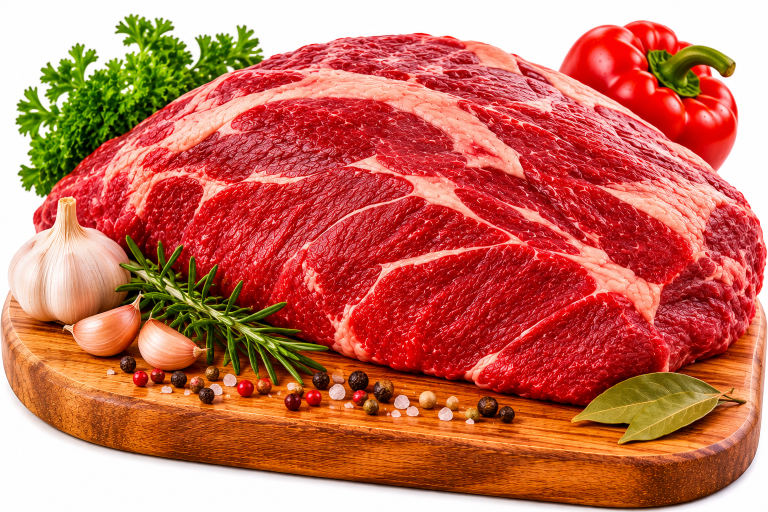
#> input picture _backup_carnes/acem.png, 1536 x 1024 px (shown at 1/2 size); its folder holds 4 pictures in this run
$ python remover_fundo.py
#> lines starting #> are read from the running program, lines starting #| are printed output that depends on the picture; after the words box and inside, x2 and y2 are one past the last pixel; in counts of white or black regions, pixels touching at a corner belong together
from pathlib import Path
import shutil
import numpy as np
from PIL import Image
from scipy import ndimage as ndi

RAIZ = Path(__file__).parent
PASTA = RAIZ / "public" / "assets" / "carnes"
BACKUP = RAIZ / "_backup_carnes"   # cópia das originais, fora do public

LIMITE = 235          # quanto mais baixo, mais tons claros viram fundo (ex.: 225)
REMOVER_VAOS = False  # True = também apaga branco "preso" entre partes (ex.: vão entre corações)
VAO_MIN = 0.003       # tamanho mínimo do vão, como fração da imagem (só se REMOVER_VAOS = True)


def remover_fundo(img: Image.Image) -> Image.Image:
    a = np.array(img.convert("RGBA"))
    claro = a[..., :3].min(axis=2) >= LIMITE
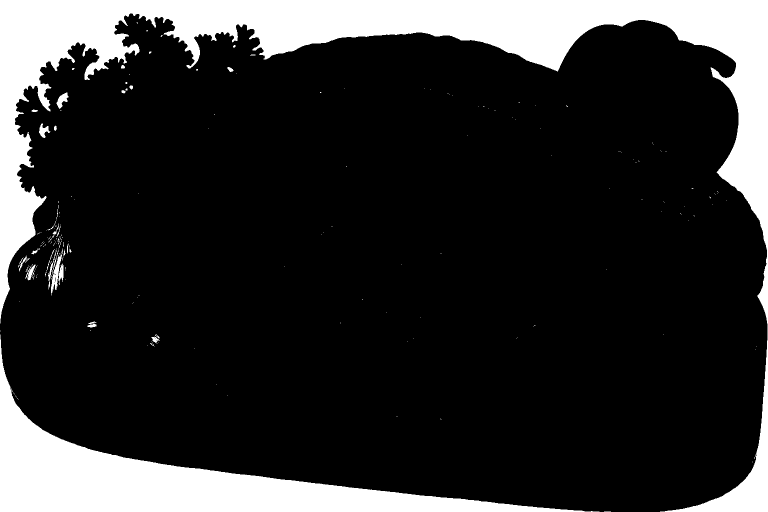
#> claro: shape (1024, 1536) bool (shown at 1/2 size); 17.9% white; 218 white regions (186 under 20 px), largest, box (x1, y1, x2, y2) and area: (0, 0, 1536, 1024) 191943, (0, 669, 1199, 1024) 86486, (102, 497, 126, 591) 642
    claro |= a[..., 3] == 0

    lab, n = ndi.label(claro)
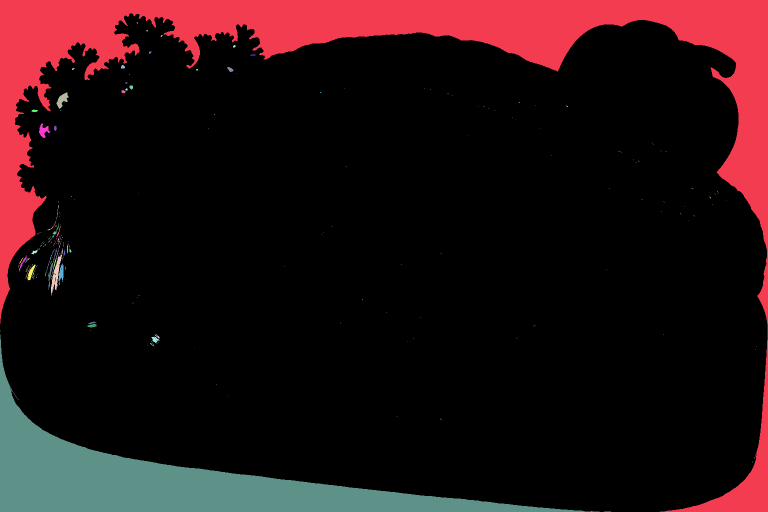
#> lab: shape (1024, 1536) int32 (shown at 1/2 size); 359 distinct labels, from 0 to 358; one colour per label, 0 black
#> n = 358
    borda = np.unique(np.concatenate([lab[0, :], lab[-1, :], lab[:, 0], lab[:, -1]]))
#> borda = [0, 1, 302, 303, 358]
    fundo = np.isin(lab, borda[borda != 0])
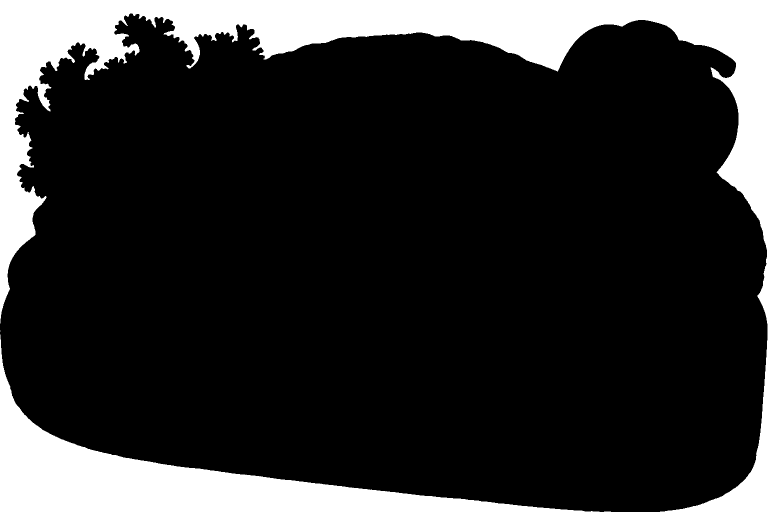
#> fundo: shape (1024, 1536) bool (shown at 1/2 size); 17.7% white; 4 white regions (2 under 20 px), largest, box (x1, y1, x2, y2) and area: (0, 0, 1536, 1024) 191934, (0, 669, 1199, 1024) 86476

    if REMOVER_VAOS:
        tam = ndi.sum(claro, lab, range(1, n + 1))
        grandes = [i + 1 for i, t in enumerate(tam) if t >= VAO_MIN * claro.size]
        fundo |= np.isin(lab, grandes)

    objeto = ndi.binary_erosion(~fundo, iterations=1)       # tira o halo branco da borda
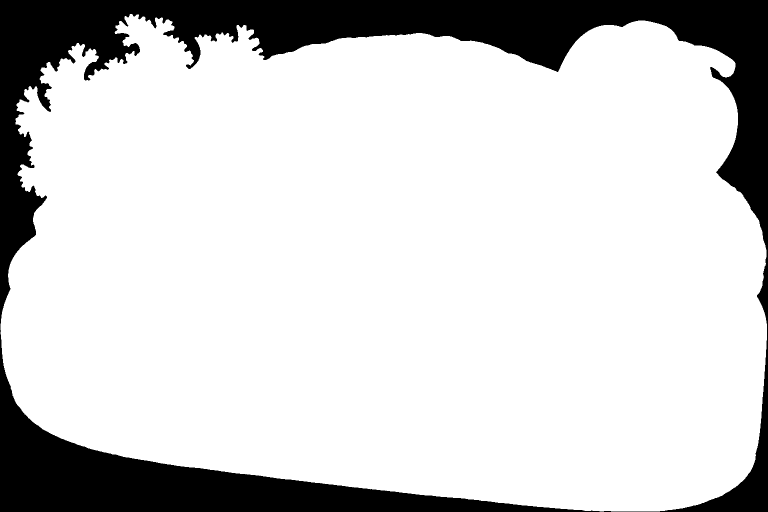
#> objeto: shape (1024, 1536) bool (shown at 1/2 size); 81.9% white; 1 black region, box (x1, y1, x2, y2) and area: (0, 0, 1536, 1024) 284268
    alpha = ndi.gaussian_filter(objeto.astype(float), 0.8)  # suaviza o contorno
    a[..., 3] = (np.clip(alpha, 0, 1) * 255).astype(np.uint8)
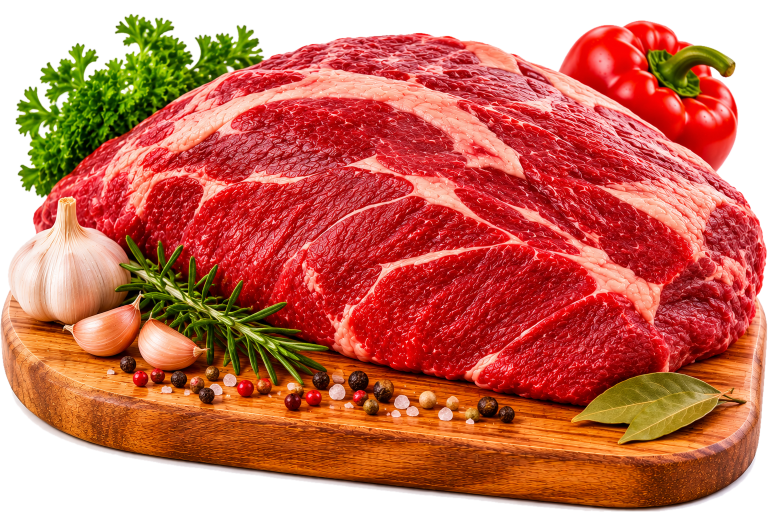
#> a: shape (1024, 1536, 4) (shown at 1/2 size); mean R, G, B, A 199.8, 110.8, 89.6, 208.9; transparent parts drawn white

    out = Image.fromarray(a, "RGBA")
    caixa = out.getbbox()          # recorta o espaço vazio em volta
#> caixa = (0, 26, 1536, 1024)
    return out.crop(caixa) if caixa else out
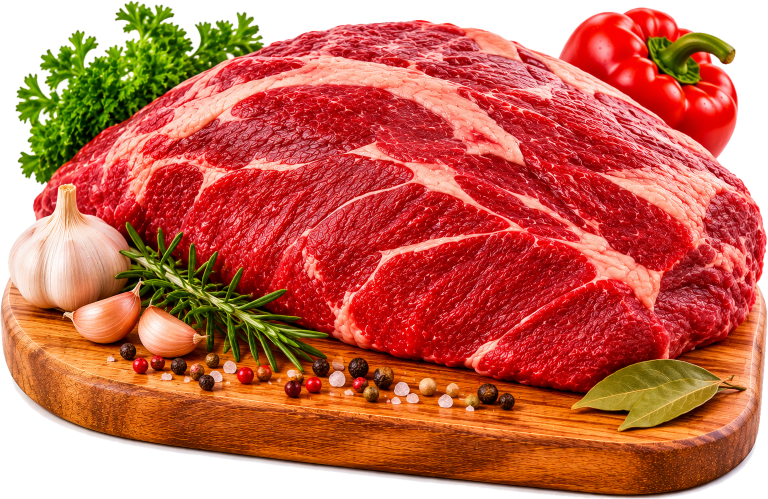
#> returned value: PIL image 1536x998 RGBA (shown at 1/2 size); mean R, G, B, A 198.4, 107.1, 85.4, 214.3; transparent parts drawn white


def main():
    BACKUP.mkdir(exist_ok=True)
    arquivos = sorted(PASTA.glob("*.png"))
    for f in arquivos:
        destino = BACKUP / f.name
        if not destino.exists():
            shutil.copy2(f, destino)   # backup só na primeira vez
        # sempre parte da original, então pode rodar de novo com outro LIMITE
        remover_fundo(Image.open(destino)).save(f)
        print("ok", f.name)
    print(f"\n{len(arquivos)} imagens processadas. Originais em {BACKUP}")


if __name__ == "__main__":
    main()

$ run again, on _backup_carnes/bacon.png
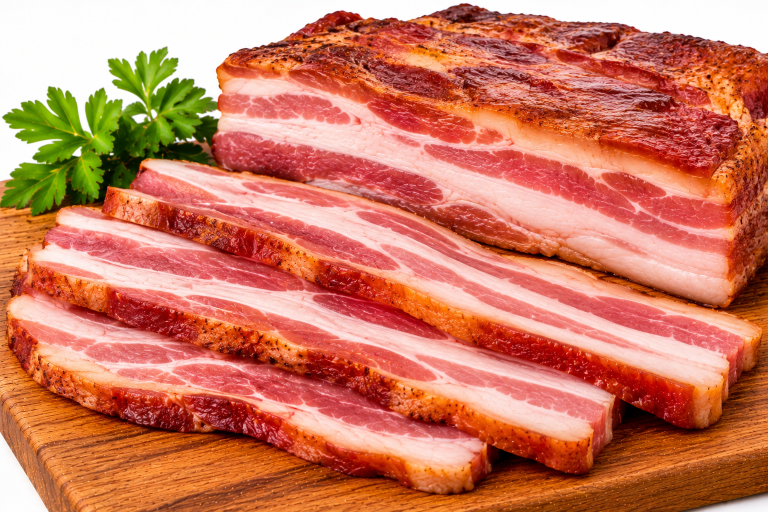
#> input picture _backup_carnes/bacon.png, 1536 x 1024 px (shown at 1/2 size)
#> claro: shape (1024, 1536) bool; 9.4% white; 65 white regions (46 under 20 px), largest, box (x1, y1, x2, y2) and area: (0, 0, 1536, 362) 137745, (0, 866, 96, 1024) 7730, (1442, 1007, 1536, 1024) 896
#> in remover_fundo, `lab, n = ndi.label(claro)`:
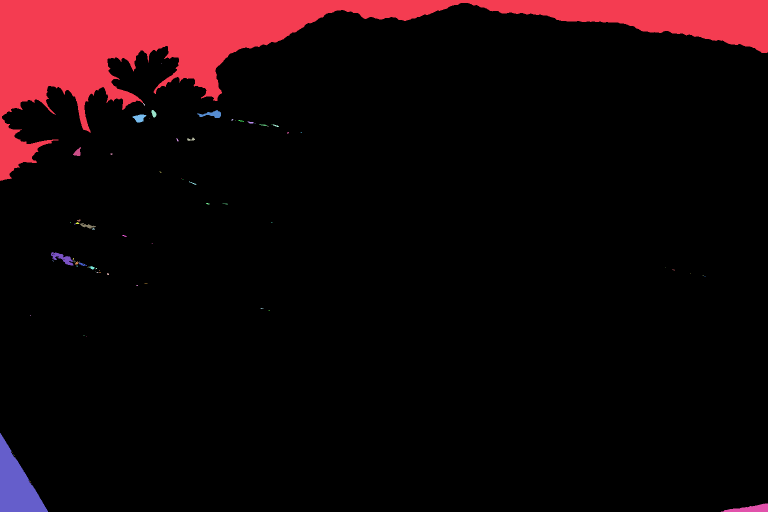
#> lab: shape (1024, 1536) int32 (shown at 1/2 size); 89 distinct labels, from 0 to 88; one colour per label, 0 black
#> n = 88
#> borda = [0, 1, 78, 88]
#> fundo: shape (1024, 1536) bool; 9.3% white; 3 white regions, box (x1, y1, x2, y2) and area: (0, 0, 1536, 362) 137734, (0, 866, 96, 1024) 7723, (1442, 1007, 1536, 1024) 896
#> objeto: shape (1024, 1536) bool; 90.3% white; 1 black region, box (x1, y1, x2, y2) and area: (0, 0, 1536, 1024) 152157
#> caixa = (0, 5, 1536, 1024)
#> in remover_fundo, `return out.crop(caixa) if caixa else out`:
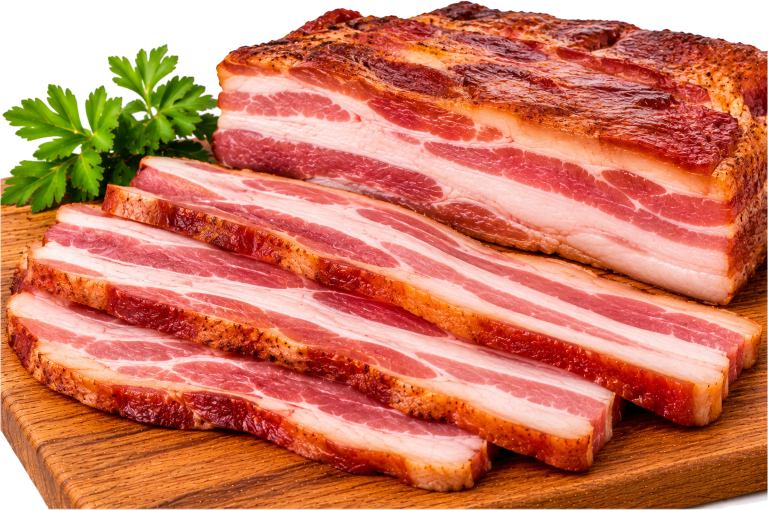
#> returned value: PIL image 1536x1019 RGBA (shown at 1/2 size); mean R, G, B, A 205.5, 121.9, 94.8, 231.5; transparent parts drawn white

$ run again, on _backup_carnes/bisteca.png
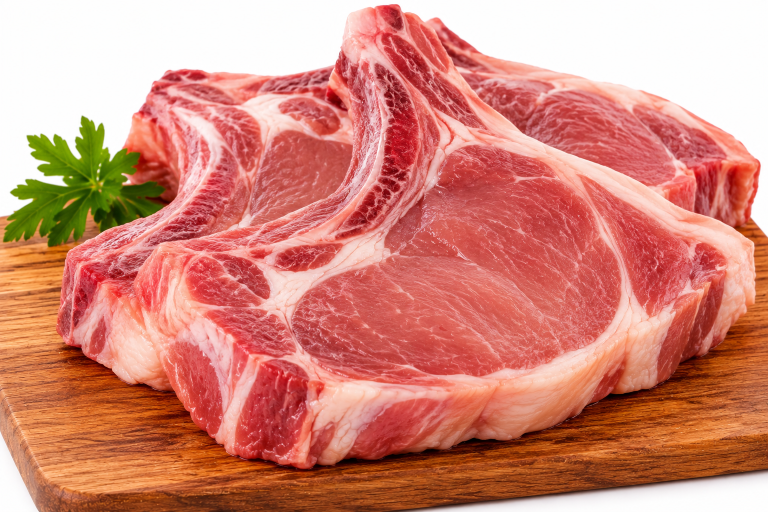
#> input picture _backup_carnes/bisteca.png, 1536 x 1024 px (shown at 1/2 size)
#> claro: shape (1024, 1536) bool; 18.6% white; 52 white regions (44 under 20 px), largest, box (x1, y1, x2, y2) and area: (0, 0, 1536, 472) 265964, (912, 957, 1536, 1024) 20093, (0, 864, 77, 1024) 6021
#> lab: shape (1024, 1536) int32; 74 distinct labels, from 0 to 73
#> n = 73
#> borda = [0, 1, 72, 73]
#> in remover_fundo, `objeto = ndi.binary_erosion(~fundo, iterations=1)`:
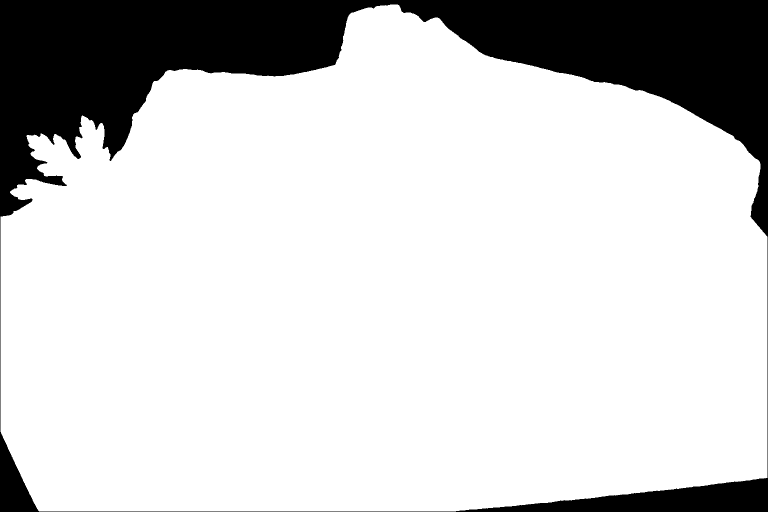
#> objeto: shape (1024, 1536) bool (shown at 1/2 size); 81.1% white; 1 black region, box (x1, y1, x2, y2) and area: (0, 0, 1536, 1024) 297071
#> caixa = (0, 7, 1536, 1024)
#> in remover_fundo, `return out.crop(caixa) if caixa else out`:
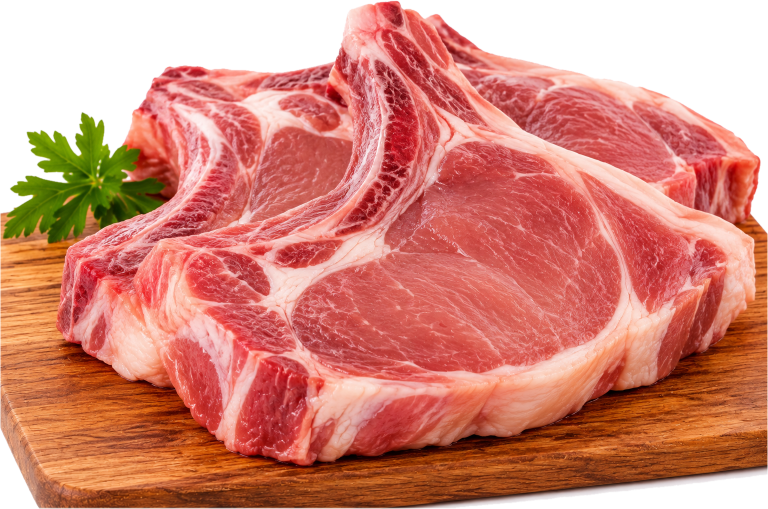
#> returned value: PIL image 1536x1017 RGBA (shown at 1/2 size); mean R, G, B, A 211.3, 134.9, 118.9, 208.3; transparent parts drawn white
